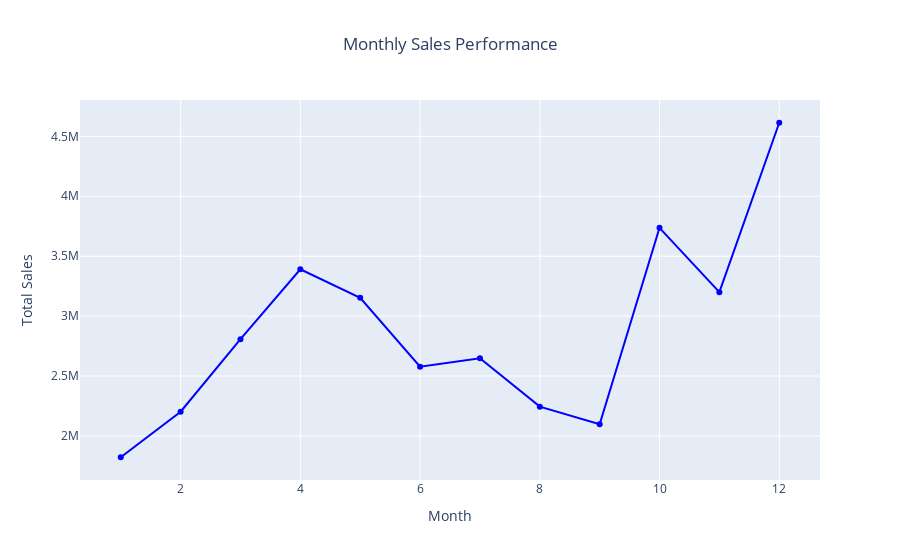

Notebook code for this chart:
### Code cell
import plotly.express as px

fig = px.line(Monthly_highest_sales, 
              x='Month', 
              y='Sales', 
              title="Monthly Sales Performance", 
              markers=True,  
              line_shape='linear',  
              color_discrete_sequence=['blue'])  


fig.update_layout(
    xaxis_title="Month",
    yaxis_title="Total Sales",
    title_x=0.5  )
fig.show()

### Figure 1 — Plotly figure (JSON) as saved in the notebook; plotly's stock layout.template omitted (floating-point values rounded to 4 significant figures)
{"data": [{"hovertemplate": "Month=%{x}<br>Sales=%{y}<extra></extra>", "legendgroup": "", "line": {"color": "blue", "dash": "solid", "shape": "linear"}, "marker": {"symbol": "circle"}, "mode": "lines+markers", "name": "", "orientation": "v", "showlegend": false, "type": "scatter", "x": [12, 11, 10, 9, 8, 7, 6, 5, 4, 3, 2, 1], "xaxis": "x", "y": [4613000.0, 3200000.0, 3737000.0, 2098000.0, 2244000.0, 2648000.0, 2578000.0, 3153000.0, 3391000.0, 2807000.0, 2202000.0, 1822000.0], "yaxis": "y"}], "layout": {"autosize": true, "legend": {"tracegroupgap": 0}, "title": {"text": "Monthly Sales Performance", "x": 0.5}, "xaxis": {"anchor": "y", "autorange": true, "domain": [0, 1], "range": [0.3338, 12.67], "title": {"text": "Month"}, "type": "linear"}, "yaxis": {"anchor": "x", "autorange": true, "domain": [0, 1], "range": [1592000.0, 4844000.0], "title": {"text": "Total Sales"}, "type": "linear"}}}
